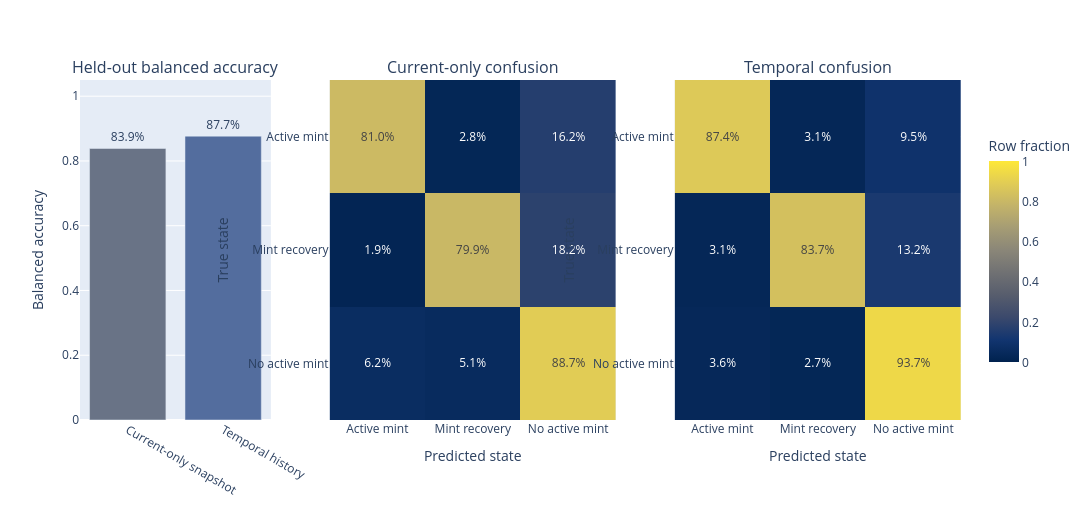

Write notebook code for a chart like this one.
### Code cell
instant_prediction = STATE_ORDER[np.argmax(instant_oof, axis=1)]
temporal_prediction = STATE_ORDER[np.argmax(temporal_oof, axis=1)]
instant_matrix = confusion_matrix(target, instant_prediction, labels=STATE_ORDER, normalize='true')
temporal_matrix = confusion_matrix(target, temporal_prediction, labels=STATE_ORDER, normalize='true')

validation_figure = make_subplots(
    rows=1, cols=3,
    subplot_titles=('Held-out balanced accuracy', 'Current-only confusion', 'Temporal confusion'),
    column_widths=[0.25, 0.375, 0.375],
)
validation_figure.add_trace(go.Bar(
    x=validation_summary['model'], y=validation_summary['balanced accuracy'],
    text=validation_summary['balanced accuracy'].map(lambda value: f'{value:.1%}'),
    textposition='outside', marker_color=['#697386', '#536d9e'], showlegend=False,
    hovertemplate='%{x}<br>balanced accuracy %{y:.3f}<extra></extra>',
), row=1, col=1)
for column, matrix in [(2, instant_matrix), (3, temporal_matrix)]:
    validation_figure.add_trace(go.Heatmap(
        z=matrix,
        x=[STATE_LABELS[state] for state in STATE_ORDER],
        y=[STATE_LABELS[state] for state in STATE_ORDER],
        colorscale='Cividis', zmin=0, zmax=1, showscale=(column == 3),
        colorbar=dict(title='Row fraction', len=0.72) if column == 3 else None,
        text=np.vectorize(lambda value: f'{value:.1%}')(matrix), texttemplate='%{text}',
        hovertemplate='true %{y}<br>predicted %{x}<br>fraction %{z:.3f}<extra></extra>',
    ), row=1, col=column)
validation_figure.update_yaxes(range=[0, 1.05], title='Balanced accuracy', row=1, col=1)
validation_figure.update_yaxes(title='True state', autorange='reversed', row=1, col=2)
validation_figure.update_yaxes(title='True state', autorange='reversed', row=1, col=3)
validation_figure.update_xaxes(title='Predicted state', row=1, col=2)
validation_figure.update_xaxes(title='Predicted state', row=1, col=3)
validation_figure.update_layout(height=520, width=1250, margin=dict(l=80, r=80, t=80, b=100))
validation_figure.show()

### Figure 1 — Plotly figure (JSON) as saved in the notebook; plotly's stock layout.template omitted (floating-point values rounded to 4 significant figures)
{"data": [{"hovertemplate": "%{x}<br>balanced accuracy %{y:.3f}<extra></extra>", "marker": {"color": ["#697386", "#536d9e"]}, "showlegend": false, "text": ["83.9%", "87.7%"], "textposition": "outside", "type": "bar", "x": ["Current-only snapshot", "Temporal history"], "xaxis": "x", "y": [0.8386, 0.8766], "yaxis": "y"}, {"colorscale": [[0, "#00224e"], [0.1111, "#123570"], [0.2222, "#3b496c"], [0.3333, "#575d6d"], [0.4444, "#707173"], [0.5556, "#8a8678"], [0.6667, "#a59c74"], [0.7778, "#c3b369"], [0.8889, "#e1cc55"], [1, "#fee838"]], "hovertemplate": "true %{y}<br>predicted %{x}<br>fraction %{z:.3f}<extra></extra>", "showscale": false, "text": [["81.0%", "2.8%", "16.2%"], ["1.9%", "79.9%", "18.2%"], ["6.2%", "5.1%", "88.7%"]], "texttemplate": "%{text}", "type": "heatmap", "x": ["Active mint", "Mint recovery", "No active mint"], "xaxis": "x2", "y": ["Active mint", "Mint recovery", "No active mint"], "yaxis": "y2", "z": [[0.8103, 0.02759, 0.1621], [0.01891, 0.799, 0.1821], [0.0622, 0.05068, 0.8871]], "zmax": 1, "zmin": 0}, {"colorbar": {"len": 0.72, "title": {"text": "Row fraction"}}, "colorscale": [[0, "#00224e"], [0.1111, "#123570"], [0.2222, "#3b496c"], [0.3333, "#575d6d"], [0.4444, "#707173"], [0.5556, "#8a8678"], [0.6667, "#a59c74"], [0.7778, "#c3b369"], [0.8889, "#e1cc55"], [1, "#fee838"]], "hovertemplate": "true %{y}<br>predicted %{x}<br>fraction %{z:.3f}<extra></extra>", "showscale": true, "text": [["87.4%", "3.1%", "9.5%"], ["3.1%", "83.7%", "13.2%"], ["3.6%", "2.7%", "93.7%"]], "texttemplate": "%{text}", "type": "heatmap", "x": ["Active mint", "Mint recovery", "No active mint"], "xaxis": "x3", "y": ["Active mint", "Mint recovery", "No active mint"], "yaxis": "y3", "z": [[0.8736, 0.03103, 0.0954], [0.03085, 0.8368, 0.1323], [0.03571, 0.02701, 0.9373]], "zmax": 1, "zmin": 0}], "layout": {"annotations": [{"font": {"size": 16}, "showarrow": false, "text": "Held-out balanced accuracy", "x": 0.1083, "xanchor": "center", "xref": "paper", "y": 1, "yanchor": "bottom", "yref": "paper"}, {"font": {"size": 16}, "showarrow": false, "text": "Current-only confusion", "x": 0.4458, "xanchor": "center", "xref": "paper", "y": 1, "yanchor": "bottom", "yref": "paper"}, {"font": {"size": 16}, "showarrow": false, "text": "Temporal confusion", "x": 0.8375, "xanchor": "center", "xref": "paper", "y": 1, "yanchor": "bottom", "yref": "paper"}], "height": 520, "margin": {"b": 100, "l": 80, "r": 80, "t": 80}, "width": 1250, "xaxis": {"anchor": "y", "domain": [0, 0.2167]}, "xaxis2": {"anchor": "y2", "domain": [0.2833, 0.6083], "title": {"text": "Predicted state"}}, "xaxis3": {"anchor": "y3", "domain": [0.675, 1], "title": {"text": "Predicted state"}}, "yaxis": {"anchor": "x", "domain": [0, 1], "range": [0, 1.05], "title": {"text": "Balanced accuracy"}}, "yaxis2": {"anchor": "x2", "autorange": "reversed", "domain": [0, 1], "title": {"text": "True state"}}, "yaxis3": {"anchor": "x3", "autorange": "reversed", "domain": [0, 1], "title": {"text": "True state"}}}}
